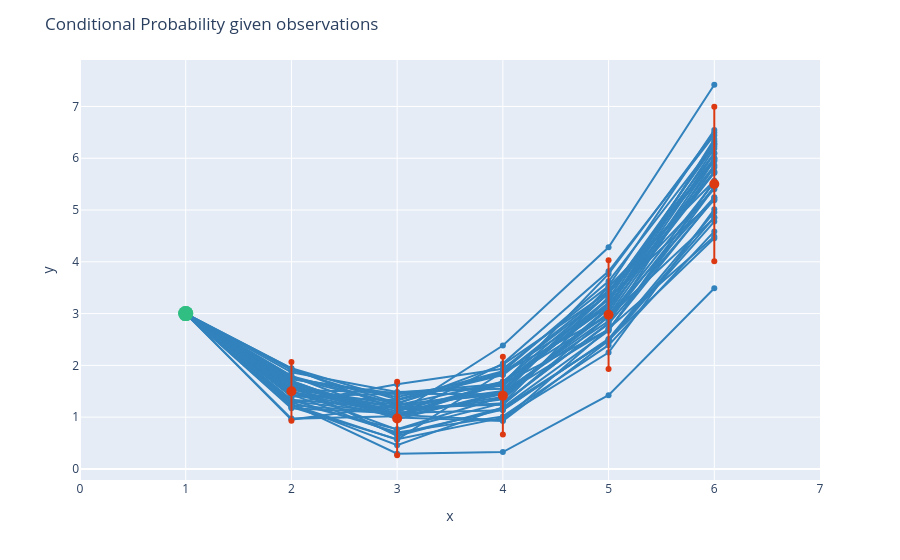

The code cell stored with this chart in its notebook:
### Code cell
#@title Plot conditional samples
fig = px.scatter()
for n in range(NUM_SIMULATIONS):
    fig.add_trace(go.Scatter(x=STEPS_ALL,y=np.concatenate((np.array(VALUE_A),YMN[rows][:,[i-1 for i in STEPS_OTHER]][n]),axis=None),mode='lines+markers',line=dict(color = 'rgb(49,130,189)')))
fig.add_trace(go.Scatter(x=[STEP_A,STEP_A],y=[VALUE_A,VALUE_A],mode='markers',marker=dict(size=15,color = 'rgb(49,190,130)')))
for i,s in enumerate(STEPS_OTHER):
    fig.add_trace(go.Scatter(x=[s,s],y=[mu_OTHER[i]],mode='markers',marker=dict(size=10,color = px.colors.qualitative.G10[1])))
    fig.add_trace(go.Scatter(x=[s,s],y=[mu_OTHER[i]-2*std_OTHER[i],mu_OTHER[i]+2*std_OTHER[i]],mode='lines+markers',line=dict(color = px.colors.qualitative.G10[1])))
fig.update_layout(showlegend=False,title="Conditional Probability given observations",xaxis_title="x",yaxis_title="y")
fig.update_xaxes(range=[STEPS_ALL[0]-1,STEPS_ALL[-1]+1])
fig.show()

### Figure 1 — Plotly figure (JSON) as saved in the notebook; plotly's stock layout.template omitted (floating-point values rounded to 4 significant figures)
{"data": [{"hovertemplate": "<extra></extra>", "legendgroup": "", "marker": {"color": "#636efa", "symbol": "circle"}, "mode": "markers", "name": "", "orientation": "v", "showlegend": false, "type": "scatter", "xaxis": "x", "yaxis": "y"}, {"line": {"color": "rgb(49,130,189)"}, "mode": "lines+markers", "type": "scatter", "x": [1, 2, 3, 4, 5, 6], "y": [3.0, 1.441, 0.6734, 1.146, 2.496, 4.454]}, {"line": {"color": "rgb(49,130,189)"}, "mode": "lines+markers", "type": "scatter", "x": [1, 2, 3, 4, 5, 6], "y": [3.0, 1.866, 1.484, 1.548, 3.277, 5.404]}, {"line": {"color": "rgb(49,130,189)"}, "mode": "lines+markers", "type": "scatter", "x": [1, 2, 3, 4, 5, 6], "y": [3.0, 1.192, 0.5725, 0.9908, 2.248, 5.015]}, {"line": {"color": "rgb(49,130,189)"}, "mode": "lines+markers", "type": "scatter", "x": [1, 2, 3, 4, 5, 6], "y": [3.0, 1.621, 0.6371, 1.182, 2.487, 4.861]}, {"line": {"color": "rgb(49,130,189)"}, "mode": "lines+markers", "type": "scatter", "x": [1, 2, 3, 4, 5, 6], "y": [3.0, 1.757, 1.391, 1.827, 3.446, 5.949]}, {"line": {"color": "rgb(49,130,189)"}, "mode": "lines+markers", "type": "scatter", "x": [1, 2, 3, 4, 5, 6], "y": [3.0, 1.582, 1.115, 1.656, 3.163, 5.864]}, {"line": {"color": "rgb(49,130,189)"}, "mode": "lines+markers", "type": "scatter", "x": [1, 2, 3, 4, 5, 6], "y": [3.0, 1.668, 1.072, 2.383, 4.28, 7.419]}, {"line": {"color": "rgb(49,130,189)"}, "mode": "lines+markers", "type": "scatter", "x": [1, 2, 3, 4, 5, 6], "y": [3.0, 1.539, 1.037, 1.647, 2.686, 5.43]}, {"line": {"color": "rgb(49,130,189)"}, "mode": "lines+markers", "type": "scatter", "x": [1, 2, 3, 4, 5, 6], "y": [3.0, 1.648, 1.041, 1.69, 2.966, 5.828]}, {"line": {"color": "rgb(49,130,189)"}, "mode": "lines+markers", "type": "scatter", "x": [1, 2, 3, 4, 5, 6], "y": [3.0, 1.257, 0.2956, 0.3247, 1.425, 3.49]}, {"line": {"color": "rgb(49,130,189)"}, "mode": "lines+markers", "type": "scatter", "x": [1, 2, 3, 4, 5, 6], "y": [3.0, 1.4, 1.452, 1.599, 3.209, 6.329]}, {"line": {"color": "rgb(49,130,189)"}, "mode": "lines+markers", "type": "scatter", "x": [1, 2, 3, 4, 5, 6], "y": [3.0, 1.241, 0.5649, 1.876, 3.166, 5.742]}, {"line": {"color": "rgb(49,130,189)"}, "mode": "lines+markers", "type": "scatter", "x": [1, 2, 3, 4, 5, 6], "y": [3.0, 1.304, 1.079, 1.131, 2.51, 4.96]}, {"line": {"color": "rgb(49,130,189)"}, "mode": "lines+markers", "type": "scatter", "x": [1, 2, 3, 4, 5, 6], "y": [3.0, 0.9718, 1.019, 1.643, 3.291, 6.286]}, {"line": {"color": "rgb(49,130,189)"}, "mode": "lines+markers", "type": "scatter", "x": [1, 2, 3, 4, 5, 6], "y": [3.0, 1.531, 1.471, 1.645, 3.767, 6.498]}, {"line": {"color": "rgb(49,130,189)"}, "mode": "lines+markers", "type": "scatter", "x": [1, 2, 3, 4, 5, 6], "y": [3.0, 1.577, 1.231, 1.683, 3.389, 5.72]}, {"line": {"color": "rgb(49,130,189)"}, "mode": "lines+markers", "type": "scatter", "x": [1, 2, 3, 4, 5, 6], "y": [3.0, 1.706, 0.9584, 1.487, 2.856, 5.451]}, {"line": {"color": "rgb(49,130,189)"}, "mode": "lines+markers", "type": "scatter", "x": [1, 2, 3, 4, 5, 6], "y": [3.0, 1.689, 1.009, 1.677, 3.142, 6.188]}, {"line": {"color": "rgb(49,130,189)"}, "mode": "lines+markers", "type": "scatter", "x": [1, 2, 3, 4, 5, 6], "y": [3.0, 1.753, 1.245, 1.441, 3.018, 6.002]}, {"line": {"color": "rgb(49,130,189)"}, "mode": "lines+markers", "type": "scatter", "x": [1, 2, 3, 4, 5, 6], "y": [3.0, 1.939, 1.145, 1.27, 3.322, 5.188]}, {"line": {"color": "rgb(49,130,189)"}, "mode": "lines+markers", "type": "scatter", "x": [1, 2, 3, 4, 5, 6], "y": [3.0, 1.335, 0.7028, 1.015, 2.391, 4.587]}, {"line": {"color": "rgb(49,130,189)"}, "mode": "lines+markers", "type": "scatter", "x": [1, 2, 3, 4, 5, 6], "y": [3.0, 1.281, 0.7673, 1.393, 3.117, 6.091]}, {"line": {"color": "rgb(49,130,189)"}, "mode": "lines+markers", "type": "scatter", "x": [1, 2, 3, 4, 5, 6], "y": [3.0, 1.792, 1.254, 2.014, 3.415, 6.0]}, {"line": {"color": "rgb(49,130,189)"}, "mode": "lines+markers", "type": "scatter", "x": [1, 2, 3, 4, 5, 6], "y": [3.0, 0.9527, 1.226, 1.505, 3.398, 6.101]}, {"line": {"color": "rgb(49,130,189)"}, "mode": "lines+markers", "type": "scatter", "x": [1, 2, 3, 4, 5, 6], "y": [3.0, 1.445, 1.004, 1.445, 2.695, 5.232]}, {"line": {"color": "rgb(49,130,189)"}, "mode": "lines+markers", "type": "scatter", "x": [1, 2, 3, 4, 5, 6], "y": [3.0, 1.734, 1.45, 1.445, 3.519, 5.567]}, {"line": {"color": "rgb(49,130,189)"}, "mode": "lines+markers", "type": "scatter", "x": [1, 2, 3, 4, 5, 6], "y": [3.0, 1.909, 1.272, 1.862, 2.966, 5.248]}, {"line": {"color": "rgb(49,130,189)"}, "mode": "lines+markers", "type": "scatter", "x": [1, 2, 3, 4, 5, 6], "y": [3.0, 1.944, 1.34, 1.885, 3.623, 6.272]}, {"line": {"color": "rgb(49,130,189)"}, "mode": "lines+markers", "type": "scatter", "x": [1, 2, 3, 4, 5, 6], "y": [3.0, 1.547, 1.194, 1.479, 2.935, 5.535]}, {"line": {"color": "rgb(49,130,189)"}, "mode": "lines+markers", "type": "scatter", "x": [1, 2, 3, 4, 5, 6], "y": [3.0, 1.795, 1.011, 2.034, 3.816, 6.445]}, {"line": {"color": "rgb(49,130,189)"}, "mode": "lines+markers", "type": "scatter", "x": [1, 2, 3, 4, 5, 6], "y": [3.0, 1.479, 1.192, 1.239, 2.944, 4.847]}, {"line": {"color": "rgb(49,130,189)"}, "mode": "lines+markers", "type": "scatter", "x": [1, 2, 3, 4, 5, 6], "y": [3.0, 1.174, 1.076, 1.389, 3.09, 5.721]}, {"line": {"color": "rgb(49,130,189)"}, "mode": "lines+markers", "type": "scatter", "x": [1, 2, 3, 4, 5, 6], "y": [3.0, 1.264, 1.637, 1.934, 3.53, 6.544]}, {"line": {"color": "rgb(49,130,189)"}, "mode": "lines+markers", "type": "scatter", "x": [1, 2, 3, 4, 5, 6], "y": [3.0, 1.237, 0.4593, 1.189, 2.669, 5.557]}, {"line": {"color": "rgb(49,130,189)"}, "mode": "lines+markers", "type": "scatter", "x": [1, 2, 3, 4, 5, 6], "y": [3.0, 1.41, 1.328, 1.814, 3.383, 6.232]}, {"line": {"color": "rgb(49,130,189)"}, "mode": "lines+markers", "type": "scatter", "x": [1, 2, 3, 4, 5, 6], "y": [3.0, 1.623, 0.9932, 0.9255, 2.477, 4.777]}, {"line": {"color": "rgb(49,130,189)"}, "mode": "lines+markers", "type": "scatter", "x": [1, 2, 3, 4, 5, 6], "y": [3.0, 1.475, 1.044, 0.9404, 2.714, 4.487]}, {"line": {"color": "rgb(49,130,189)"}, "mode": "lines+markers", "type": "scatter", "x": [1, 2, 3, 4, 5, 6], "y": [3.0, 1.227, 1.08, 1.346, 3.111, 6.369]}, {"line": {"color": "rgb(49,130,189)"}, "mode": "lines+markers", "type": "scatter", "x": [1, 2, 3, 4, 5, 6], "y": [3.0, 1.506, 0.7567, 1.27, 2.805, 5.206]}, {"line": {"color": "rgb(49,130,189)"}, "mode": "lines+markers", "type": "scatter", "x": [1, 2, 3, 4, 5, 6], "y": [3.0, 1.336, 1.17, 1.261, 2.818, 5.967]}, {"marker": {"color": "rgb(49,190,130)", "size": 15}, "mode": "markers", "type": "scatter", "x": [1, 1], "y": [3, 3]}, {"marker": {"color": "#DC3912", "size": 10}, "mode": "markers", "type": "scatter", "x": [2, 2], "y": [1.499]}, {"line": {"color": "#DC3912"}, "mode": "lines+markers", "type": "scatter", "x": [2, 2], "y": [0.9313, 2.067]}, {"marker": {"color": "#DC3912", "size": 10}, "mode": "markers", "type": "scatter", "x": [3, 3], "y": [0.9738]}, {"line": {"color": "#DC3912"}, "mode": "lines+markers", "type": "scatter", "x": [3, 3], "y": [0.2643, 1.683]}, {"marker": {"color": "#DC3912", "size": 10}, "mode": "markers", "type": "scatter", "x": [4, 4], "y": [1.416]}, {"line": {"color": "#DC3912"}, "mode": "lines+markers", "type": "scatter", "x": [4, 4], "y": [0.6648, 2.167]}, {"marker": {"color": "#DC3912", "size": 10}, "mode": "markers", "type": "scatter", "x": [5, 5], "y": [2.979]}, {"line": {"color": "#DC3912"}, "mode": "lines+markers", "type": "scatter", "x": [5, 5], "y": [1.929, 4.029]}, {"marker": {"color": "#DC3912", "size": 10}, "mode": "markers", "type": "scatter", "x": [6, 6], "y": [5.504]}, {"line": {"color": "#DC3912"}, "mode": "lines+markers", "type": "scatter", "x": [6, 6], "y": [4.012, 6.996]}], "layout": {"legend": {"tracegroupgap": 0}, "margin": {"t": 60}, "showlegend": false, "title": {"text": "Conditional Probability given observations"}, "xaxis": {"anchor": "y", "domain": [0.0, 1.0], "range": [0, 7], "title": {"text": "x"}}, "yaxis": {"anchor": "x", "domain": [0.0, 1.0], "title": {"text": "y"}}}}
